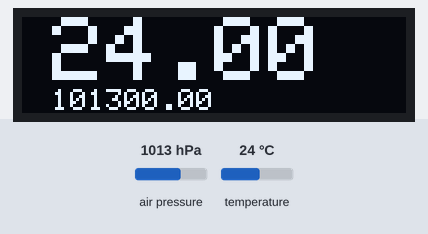
Recording of a sketch running on a simulated Raspberry Pi Pico. Parts: 128×32 one-colour display. The inputs (shaded band) are chosen by the test bench; at power-on: air pressure 1013 hPa, temperature 24 °C.

Above: at 1.3 s.
1.4 s: air pressure set to 952 hPa
At 2.7 s:
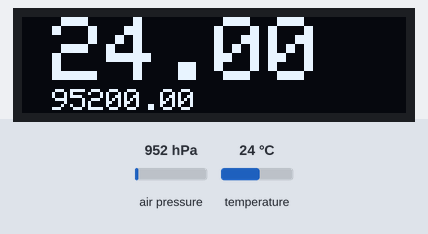
3.0 s: temperature set to 12 °C
At 4.3 s:
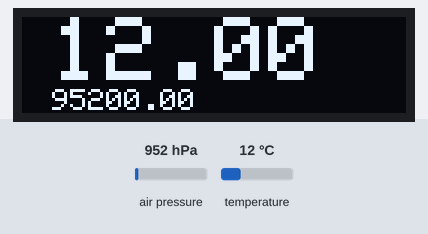
4.6 s: air pressure set to 975 hPa
At 5.8 s:
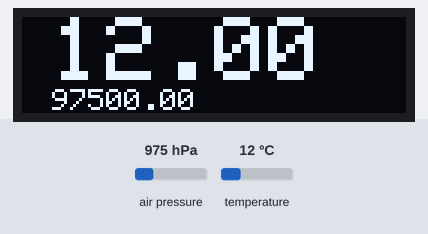
6.1 s: temperature set to 19 °C
At 7.5 s:
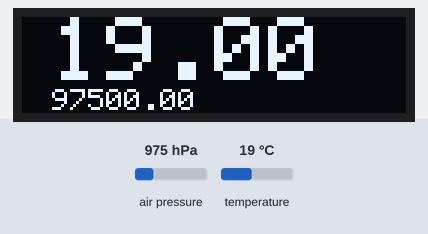
Timing chart, 0 to 8.7 s (numbered marks = the images above; inputs shaded):
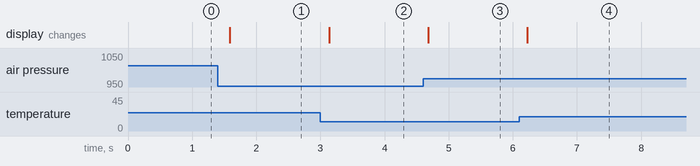

The sketch:

ssd1306_128x32_i2c.ino
```cpp
// Thermometer for Raspberry Pi Pico using SSD1306 OLED 128*32 display and BMP280 temp sensor
// Connect bmp280 to I2C0 on pin 16/17
// Connect ssd1306 to I2C1 on pin 18/19

#include <Wire.h>
#include <Adafruit_GFX.h>
#include <Adafruit_SSD1306.h>
#include <Adafruit_BMP280.h>

#define SCREEN_WIDTH 128 // OLED display width, in pixels
#define SCREEN_HEIGHT 32 // OLED display height, in pixels

#define OLED_RESET     -1 // Reset pin # (or -1 if sharing Arduino reset pin)
#define SCREEN_ADDRESS 0x3C ///< See datasheet for Address; 0x3D for 128x64, 0x3C for 128x32
Adafruit_SSD1306 display(SCREEN_WIDTH, SCREEN_HEIGHT, &Wire1, OLED_RESET);

Adafruit_BMP280 bmp; // I2C

void setup() {
  Serial.begin(9600);

  // BMP280 temp sensor
  Wire.setSDA(16);
  Wire.setSCL(17);
  Wire.begin();

  // SSD1306 display
  Wire1.setSDA(18);
  Wire1.setSCL(19);

  if(!bmp.begin(BMP280_ADDRESS_ALT))
  {
    Serial.println(F("BMP280 allocation failed"));
    for(;;); // Don't proceed, loop forever
  }

  /* Default settings from datasheet. */
  bmp.setSampling(Adafruit_BMP280::MODE_NORMAL,     /* Operating Mode. */
                  Adafruit_BMP280::SAMPLING_X2,     /* Temp. oversampling */
                  Adafruit_BMP280::SAMPLING_X16,    /* Pressure oversampling */
                  Adafruit_BMP280::FILTER_X16,      /* Filtering. */
                  Adafruit_BMP280::STANDBY_MS_500); /* Standby time. */

  // SSD1306_SWITCHCAPVCC = generate display voltage from 3.3V internally
  if(!display.begin(SSD1306_SWITCHCAPVCC, SCREEN_ADDRESS)) {
    Serial.println(F("SSD1306 allocation failed"));
    for(;;); // Don't proceed, loop forever
  }
}

void loop() {
  float temp = bmp.readTemperature();
  float pressure = bmp.readPressure();

  display.clearDisplay();
  display.setTextSize(3); // Draw 3X-scale text
  display.setTextColor(SSD1306_WHITE);
  display.setCursor(10, 0);
  display.println(temp);

  display.setTextSize(1);
  display.setCursor(10, 24);
  display.println(pressure);

  display.display();
  delay(500);
}
```

Measured:
- after the input at 1.4 s, the display: changes after 0.19 s (image 1)
- after the input at 3.0 s, the display: changes after 0.14 s (image 2)
- after the input at 4.6 s, the display: changes after 0.08 s (image 3)
- after the input at 6.1 s, the display: changes after 0.13 s (image 4)
